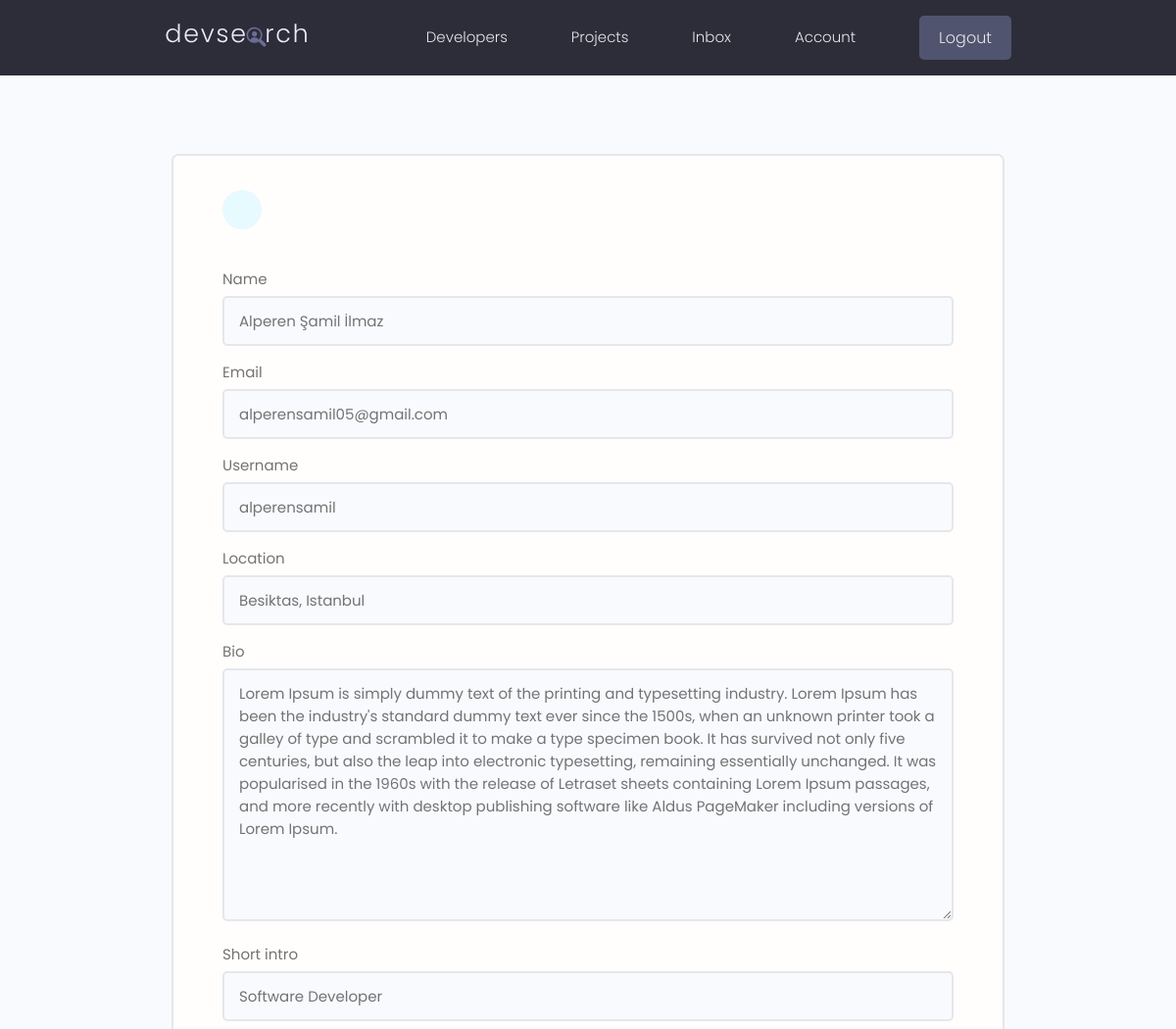
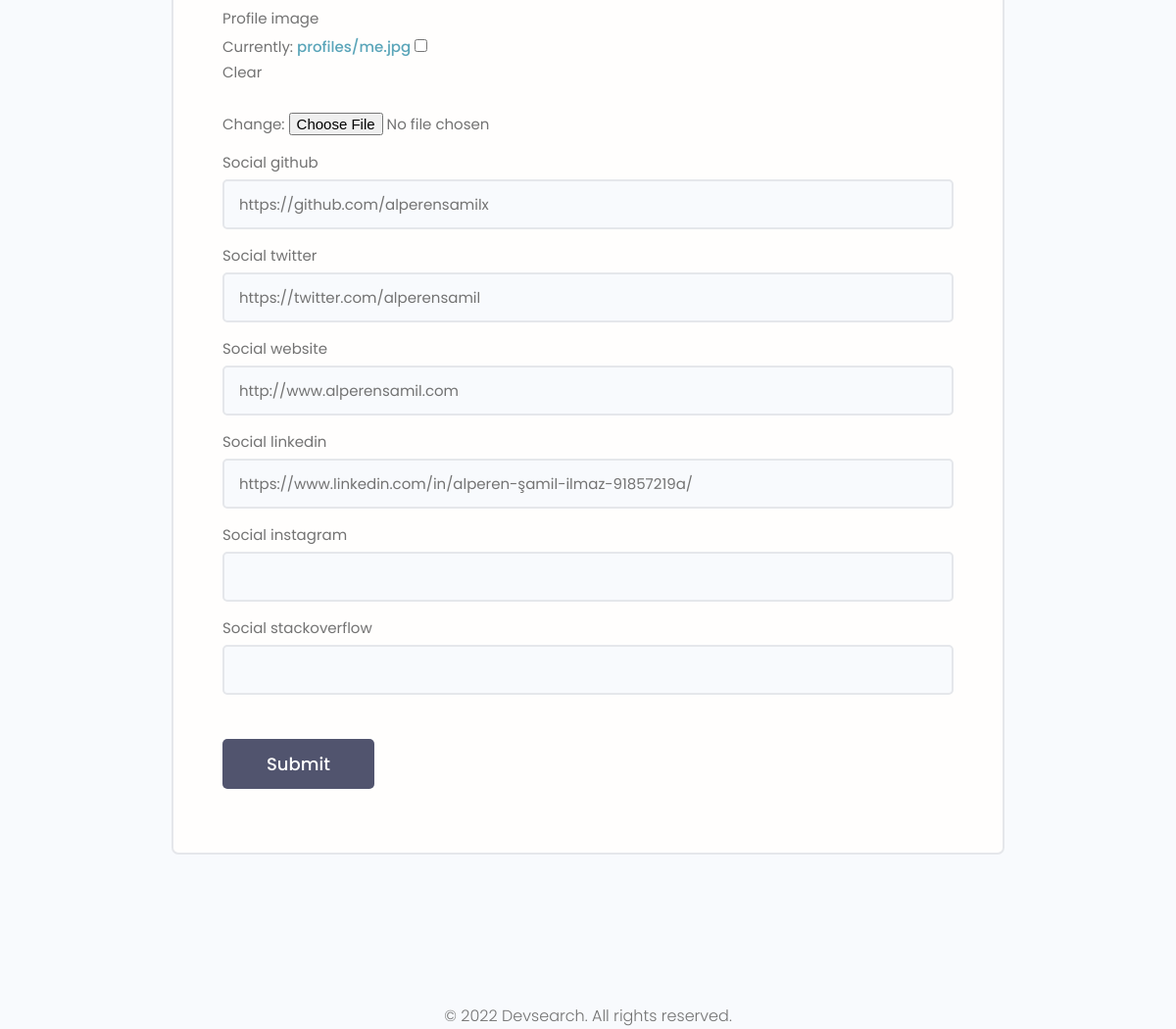
The page /edit-account/ (signed in) on the database its author committed (2 pictures, top to bottom).
### users/models.py (models this page shows, shortened)
class Profile(models.Model):
    user = models.OneToOneField(User, on_delete=models.CASCADE, null=True, blank=True)
    name = models.CharField(max_length=128, blank=True, null=True)
    email = models.EmailField(max_length=256, blank=True, null=True)
    username = models.CharField(max_length=128, blank=True, null=True)
    location = models.CharField(max_length=128, blank=True, null=True)
    short_intro = models.CharField(max_length=128, blank=True, null=True)
    bio = models.TextField(blank=True, null=True)
    profile_image = models.ImageField(null=True, blank=True, upload_to='profiles/', default='profiles/user-default.png')
    social_github = models.CharField(max_length=128, blank=True, null=True)
    social_stackoverflow = models.CharField(max_length=128, blank=True, null=True)
    social_twitter = models.CharField(max_length=128, blank=True, null=True)
    social_linkedin = models.CharField(max_length=128, blank=True, null=True)
    social_instagram = models.CharField(max_length=128, blank=True, null=True)
    social_website = models.CharField(max_length=128, blank=True, null=True)
    created = models.DateTimeField(auto_now_add=True)
    id = models.UUIDField(default=uuid.uuid4, unique=True, primary_key=True, editable=False)

### users/views.py (the view)
# urls.py: path('edit-account/', views.edit_account, name='edit-account'),
@login_required(login_url='login')
def edit_account(request):
    profile = request.user.profile
    form = ProfileForm(instance=profile)
    if request.method == 'POST':
        form = ProfileForm(request.POST, request.FILES, instance=profile)
        if form.is_valid():
            form.save()
            return redirect('edit-account')
    context = {'form': form}
    return render(request, 'users/profile_form.html', context)

### users/forms.py
class ProfileForm(ModelForm):
    class Meta:
        model = Profile
        fields = ['name', 'email', 'username', 'location', 'bio', 'short_intro', 'profile_image', 'social_github',
                  'social_twitter', 'social_website', 'social_linkedin', 'social_instagram', 'social_stackoverflow']
    def __init__(self, *args, **kwargs):
        super(ProfileForm, self).__init__(*args, **kwargs)
        for name, field in self.fields.items():
            field.widget.attrs.update({'class': 'input'})

### users/templates/users/profile_form.html (shortened to what this page needs)
{% extends 'main.html' %}
{% block content %}
     <main class="formPage my-xl">
        <div class="content-box">
            <div class="formWrapper">
                <a class="backButton" href="{% url 'account' %}"></a>
                <br>
                <form class="form" action="{% url 'edit-account' %}" method="POST" enctype="multipart/form-data">
                    {% for field in form %}
                        <div class="form__field">
                            <label for="formInput#text">{{ field.label }} </label>
                            {{ field }}
                        </div>
                    {% endfor %}
                    <input class="btn btn--sub btn--lg  my-md" type="submit" value="Submit" />
                </form>
            </div>
        </div>
    </main>
{% endblock content %}

### static/styles/app.css (style rules this page uses)
:root { --color-sub: #2d2d39; }
.btn--sub { background-color: var(--color-sub-light); }
.content-box { width: 95%; max-width: 85rem; margin: 0 auto; }
.backButton { background: var(--color-main-light); color: var(--color-main); width: 4rem; height: 4rem; display: flex; align-items: center; justify-content: center; border-radius: 50%; }
.formPage .formWrapper { list-style: none; background: var(--color-white); padding: 3.5rem 5rem; border: 2px solid var(--color-light); border-radius: 0.7rem; }

### static/uikit/styles/modules/_variables.css (style rules this page uses)
:root { --color-main: #5aa5b9; --color-main-light: #e6faff; --color-sub: #3f4156; --color-sub-light: #51546e; --color-sub-lighter: #ededfd; --color-text: #737373; --color-gray: #8b8b8b; --color-light: #e5e7eb; --color-light-gray: #767676; --color-bg: #f8fafd; --color-white: #fffefd; --color-white-light: #f3f3f3; --color-success: #359e64; --color-success-bg: #def8e8; --color-error: #fc4b0b; --color-error-bg: #fff2ee; --font-base: 'Poppins', arial, helvetica, 'Segoe UI', roboto, ubuntu, sans-serif; --font-monospace: 'Fira Code', 'Courier New', courier, monospace; --font-regular: 300; --font-medium: 500; --font-bold: 700; --generic-shadow: 1px 1px 5px #00000010; --generic-transition: all 0.3s ease-in-out; }

### static/uikit/styles/modules/_base.css (style rules this page uses)
* { margin: 0; padding: 0; box-sizing: border-box; text-rendering: optimizeLegibility; color: inherit; font-size: inherit; }
html { font-size: 50%; }
@media only screen and (min-width: 480px) { html { font-size: 56.25%; } }
@media only screen and (min-width: 1200px) { html { font-size: 62.5%; } }
body { line-height: 1.6; font-weight: 400; font-size: 1.5rem; color: var(--color-text); background-color: var(--color-bg); min-height: 100vh; }

### static/uikit/styles/modules/_typography.css (style rules this page uses)
* { font-family: var(--font-base); }
a { padding-bottom: 2px; text-decoration: none; display: inline-block; color: var(--color-main); font-weight: var(--font-medium); }

### static/uikit/styles/modules/_utilities.css (style rules this page uses)
.my-md { margin: 3rem auto; }
.my-xl { margin: 8rem auto; }

### static/uikit/styles/modules/_button.css (style rules this page uses)
.btn { display: inline-block; position: relative; cursor: pointer; background-color: var(--color-light); font-weight: var(--font-medium); color: var(--color-sub); text-decoration: none; padding: 1rem 2rem; border-radius: 0.5rem; border: none; width: -webkit-fit-content; width: -moz-fit-content; width: fit-content; height: -webkit-fit-content; height: -moz-fit-content; height: fit-content; font-size: 1.6rem; outline-width: 0; outline-color: transparent; -webkit-backface-visibility: hidden; backface-visibility: hidden; transition: all 0.3s ease-in-out; }
.btn--sub { background-color: var(--color-sub); color: var(--color-white); }
.btn--lg { font-size: 1.8rem; padding: 1.2rem 4.5rem; }

### static/uikit/styles/modules/_form.css (style rules this page uses)
.form { display: block; }
.form__field { margin-top: 1.5rem; margin-bottom: 1.5rem; }
.form__label, .form__field > label { display: block; margin-bottom: 0.5rem; color: var(--color-text); }
input.input[type='text'], input.input[type='email'], input.input[type='password'], input.input[type='number'], select.input, textarea.input { min-width: 24rem; width: 100%; padding: 1.2rem 1.5rem; border-radius: 0.5rem; border: 2px solid var(--color-light); transition: all 0.3s ease-in-out; background-color: var(--color-bg); }

### rows shown on the page
Profile: form "Alperen Şamil İlmaz" "alperensamil05@gmail.com" "alperensamil" "Besiktas, Istanbul" "Lorem Ipsum is simply dummy text of the printing and typesetting industry. Lorem Ipsum has been the industry's standard dummy text ever since the 1500s, when an unknown printer took a galley of type and scrambled it to make a type specimen book. It has survived not only five centuries, but also the leap into electronic typesetting, remaining essentially unchanged. It was popularised in the 1960s with the release of Letraset sheets containing Lorem Ipsum passages, and more recently with desktop publishing software like Aldus PageMaker including versions of Lorem Ipsum." "Software Developer" "https://github.com/alperensamilx" "https://twitter.com/alperensamil" "http://www.alperensamil.com" "https://www.linkedin.com/in/alperen-şamil-ilmaz-91857219a/"

### other values the page prints
{{ field.label }} "Name" "Email" "Username" "Location" "Bio" "Short intro" "Profile image" "Social github" "Social twitter" "Social website" "Social linkedin" "Social instagram" "Social stackoverflow"
